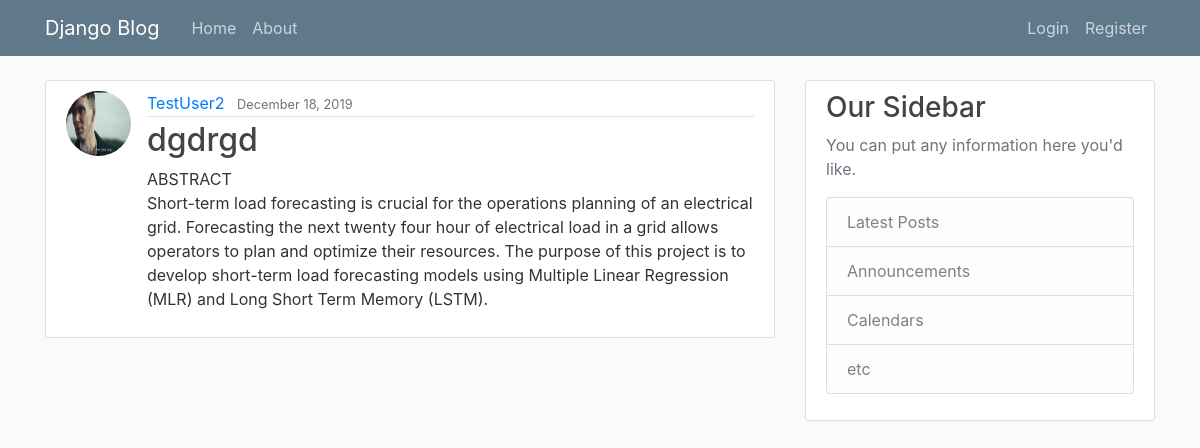
The page /post/19/ on the database as committed earlier.
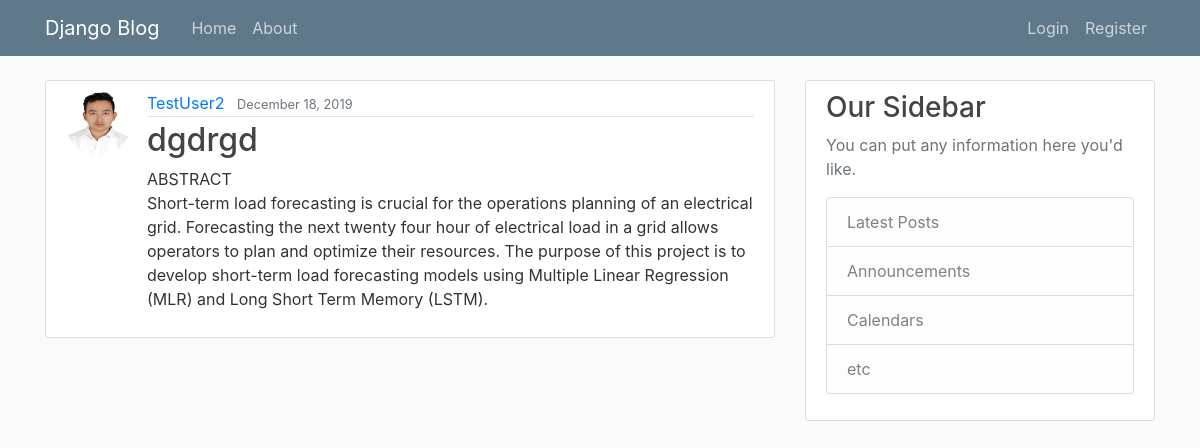
The same page on the database as committed later.
### blog/models.py (models this page shows, shortened)
class Post(models.Model):
    title = models.CharField(max_length=150)
    content = models.TextField()
    date_posted = models.DateTimeField(default=timezone.now)
    author = models.ForeignKey(User, on_delete=models.CASCADE)

### users/models.py (models this page shows, shortened)
class Profile(models.Model):
    user = models.OneToOneField(User, on_delete=models.CASCADE)
    image = models.ImageField(default='default.jpg',upload_to='profile_pic')

### blog/views.py (the view)
# urls.py: path('post/<int:pk>/', PostDetailView.as_view(), name = 'post-detail'),
class PostDetailView(DetailView):
    model = Post

### blog/templates/blog/post_detail.html (shortened to what this page needs)
{% extends "blog/base.html" %}
{% block content %}
        <article class="media content-section">
          <img class="rounded-circle article-img" src="{{ object.author.profile.image.url }}">
          <div class="media-body">
            <div class="article-metadata">
              <a class="mr-2" href="{% url 'user-posts' object.author.username %}">{{ object.author }}</a>
              <small class="text-muted">{{ object.date_posted|date:"F d, Y" }}</small>
            </div>
            <h2 class="article-title">{{ object.title }}</h2>
            <p class="article-content">{{ object.content }}</p>
          </div>
        </article>
{% endblock content %}

Rows that differ between the two databases and show on the page:
changed through a linked row, Post "dgdrgd": author.profile.image: a different picture
